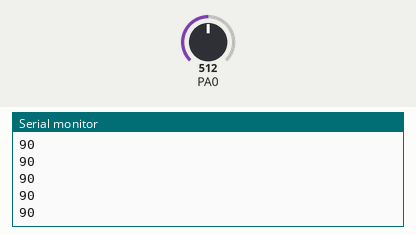
This sketch was run on a simulated STM32 Blue Pill. Shown: the last lines printed to the serial monitor. Inputs (shaded band) come from the test bench; at power-on: PA0 = 512. No radio packets arrive unless stated.

Above: at 1.2 s.
1.3 s: PA0 set to 716
At 2.3 s:
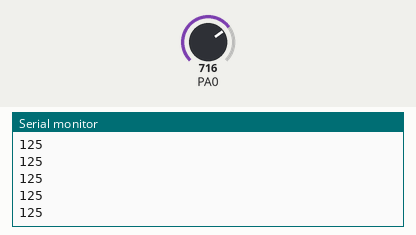
2.8 s: PA0 set to 900
At 3.5 s:
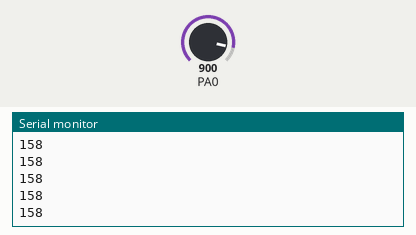
Timing chart, 0 to 5.8 s (numbered marks = the images above; inputs shaded):
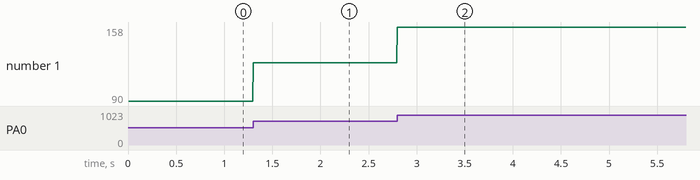

Measured:
- after the input at 1.3 s, the serial monitor: prints a new line at once (image 1)
- after the input at 2.8 s, the serial monitor: prints a new line at once (image 2)
- plotted number 1: 90 → 125 after the input at 1.3 s, 125 → 158 after the input at 2.8 s

The sketch:

SERVO_VERICI.ino
```cpp
//VERİCİ
//http://arduino.esp8266.com/stable/package_esp8266com_index.json
//http://dan.drown.org/stm32duino/package_STM32duino_index.json
//KODU YAPIŞTIRDIKTAN SONRA SERİ HABERLEŞME YAPARAK YÜKLEMEN GEREKİYOR VE ÖNCESİNDE STM32 KARTINI TANIMLADIĞINA
//KART YÖNETİCİSİNDEN EMİN OL

#include <SPI.h>
#include <nRF24L01.h>             //Downlaod it here: https://www.electronoobs.com/eng_arduino_NRF24.php
#include <RF24.h>


RF24 radio(PB4, PB5); // select  CSN  pin
const uint64_t pipeOut = 0xE8E8F0F0E1LL; //IMPORTANT: The same as in the receiver!!!


void setup() {
  Serial.begin(9600);
  //Start everything up
  radio.begin();


  radio.setAutoAck(false);                    // Ensure autoACK is enabled
  radio.setChannel(0x2F);
  radio.setDataRate(RF24_2MBPS);
  radio.openWritingPipe(pipeOut);
  radio.setPALevel(RF24_PA_MAX);

  radio.stopListening();
}

void loop() {
  delay(5);
  int value=analogRead(PA0);
  value=map(value,0,1024,0,180);
  Serial.println(value);
  radio.write(&value, sizeof(value));
}
```
